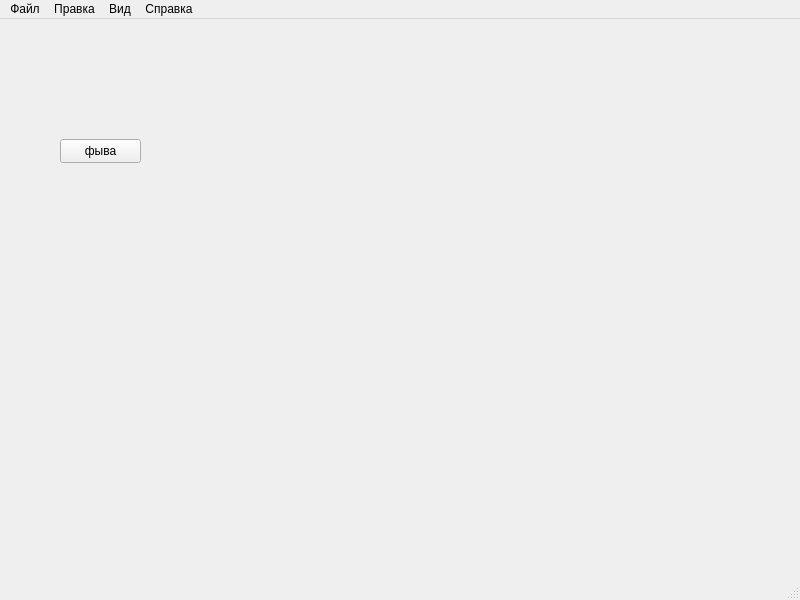
<?xml version="1.0" encoding="UTF-8"?>
<ui version="4.0">
 <class>MainWindow</class>
 <widget class="QMainWindow" name="MainWindow">
  <property name="geometry">
   <rect>
    <x>0</x>
    <y>0</y>
    <width>800</width>
    <height>600</height>
   </rect>
  </property>
  <property name="windowTitle">
   <string>MainWindow</string>
  </property>
  <widget class="QWidget" name="centralwidget">
   <widget class="QToolButton" name="toolButton">
    <property name="geometry">
     <rect>
      <x>60</x>
      <y>120</y>
      <width>81</width>
      <height>24</height>
     </rect>
    </property>
    <property name="text">
     <string>фыва</string>
    </property>
   </widget>
  </widget>
  <widget class="QMenuBar" name="menubar">
   <property name="geometry">
    <rect>
     <x>0</x>
     <y>0</y>
     <width>800</width>
     <height>22</height>
    </rect>
   </property>
   <widget class="QMenu" name="menu">
    <property name="title">
     <string>Файл</string>
    </property>
    <addaction name="separator"/>
    <addaction name="action_Ctrl_O"/>
    <addaction name="action_Ctrl_S"/>
    <addaction name="separator"/>
    <addaction name="action_3"/>
   </widget>
   <widget class="QMenu" name="menu_2">
    <property name="title">
     <string>Правка</string>
    </property>
    <addaction name="action_0_100"/>
   </widget>
   <widget class="QMenu" name="menu_3">
    <property name="title">
     <string>Вид</string>
    </property>
    <addaction name="action_Ctrl"/>
    <addaction name="action_Ctrl_2"/>
    <addaction name="action_Ctrl_0"/>
   </widget>
   <widget class="QMenu" name="menu_4">
    <property name="title">
     <string>Справка</string>
    </property>
    <addaction name="action_4"/>
   </widget>
   <addaction name="menu"/>
   <addaction name="menu_2"/>
   <addaction name="menu_3"/>
   <addaction name="menu_4"/>
  </widget>
  <widget class="QStatusBar" name="statusbar"/>
  <action name="action_Ctrl_O">
   <property name="text">
    <string>Открыть изображение... (Ctrl+O)
</string>
   </property>
  </action>
  <action name="action_Ctrl_S">
   <property name="text">
    <string>Сохранить изображение как... (Ctrl+S)
</string>
   </property>
  </action>
  <action name="action_3">
   <property name="text">
    <string>Выход</string>
   </property>
  </action>
  <action name="action_0_100">
   <property name="text">
    <string>Сбросить параметры (вернуть слайдеры в 0/100%)</string>
   </property>
  </action>
  <action name="action_Ctrl">
   <property name="text">
    <string>Увеличить (Ctrl++)</string>
   </property>
  </action>
  <action name="action_Ctrl_2">
   <property name="text">
    <string>Уменьшить (Ctrl+-)</string>
   </property>
  </action>
  <action name="action_Ctrl_0">
   <property name="text">
    <string>Вписать в окно (Ctrl+0)</string>
   </property>
  </action>
  <action name="action_4">
   <property name="text">
    <string>О программе
</string>
   </property>
  </action>
 </widget>
 <resources/>
 <connections/>
</ui>
